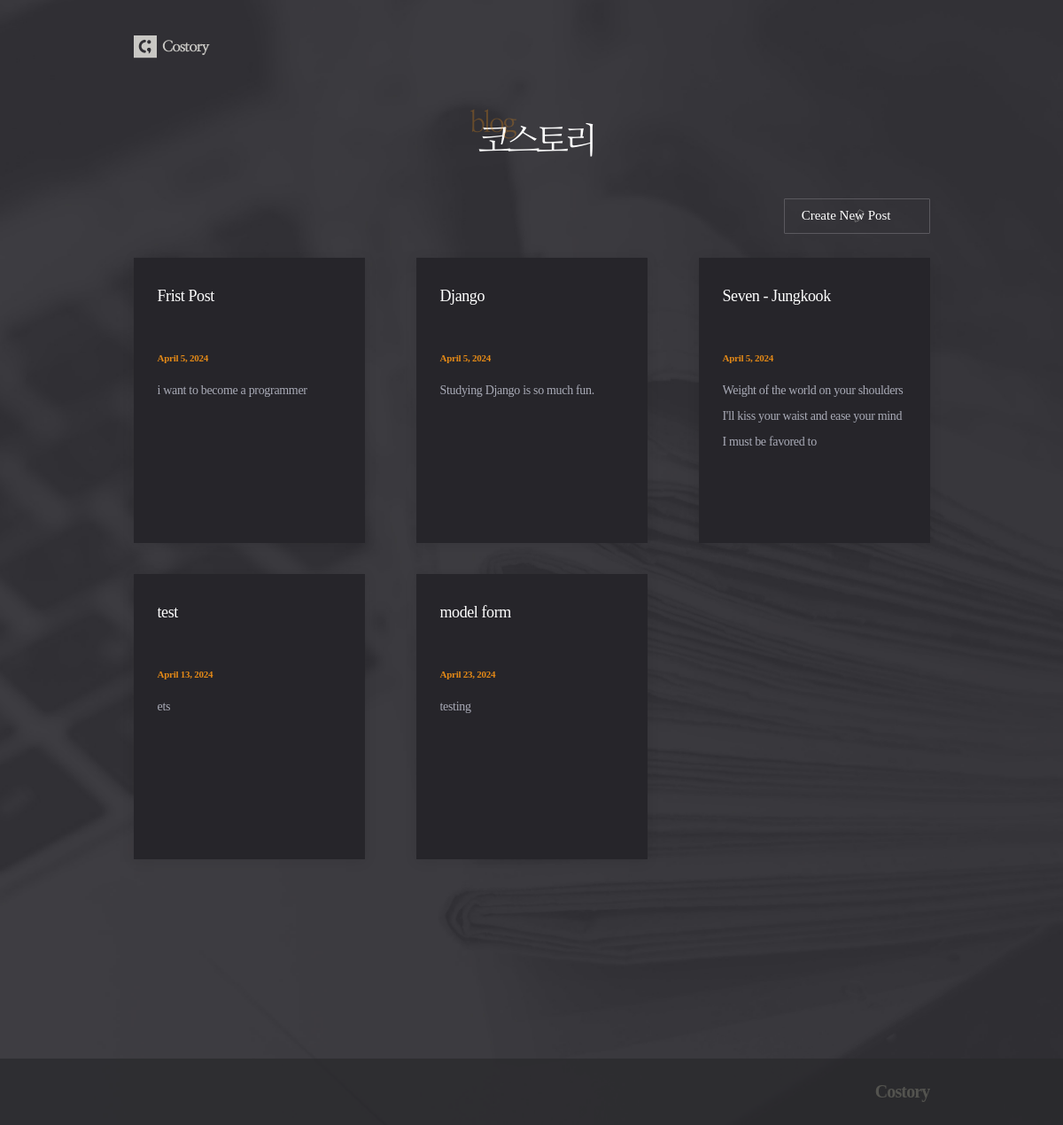
/posts/, run on an earlier commit of the app's database.
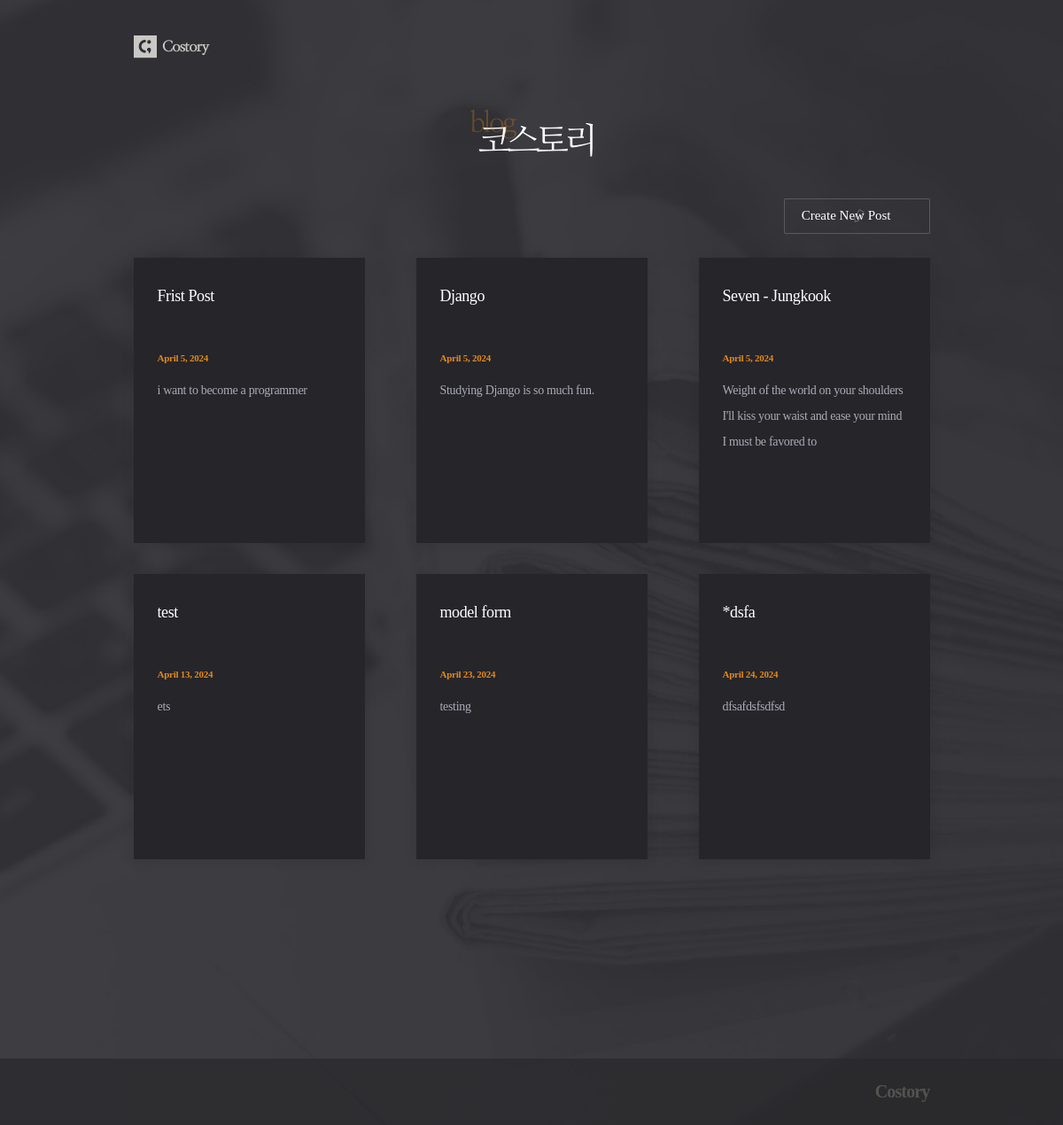
And on a later commit of the database.
### posts/models.py (models this page shows, shortened)
class Post(models.Model):
    title = models.CharField(max_length=50, unique=True, error_messages={'unique': 'This title already exists.'})
    content = models.TextField(validators=[MinLengthValidator(10, 'Please write at least 10 characters.'), validate_symbols])
    dt_created = models.DateField(verbose_name="Date Created", auto_now_add=True)
    dt_modified = models.DateField(verbose_name="Date Modified", auto_now=True)

### posts/views.py (the view)
# urls.py: path('posts/', views.post_list, name='post-list'),
def post_list(request):
    posts = Post.objects.all()
    context = {"posts" : posts}
    return render(request, 'posts/post_list.html', context)

### posts/templates/posts/post_list.html
{% extends './base.html' %}
{% load static %}
{% block css %}
    <link rel="stylesheet" href="{% static "posts/css/post_list.css" %}">
{% endblock css %}
{% block logo_text %}
    <div id="header">
        <div class="container">
            <h1><img src="{% static '/posts/images/headertxt.png' %}"></h1>
        </div>
    </div>
{% endblock logo_text %}
{% block content %}
<div class="btn_post"><a href={% url "post-create" %}>Create New Post</a></div>
    <div class="post_container">
        {% for post in posts  %}
            <div class="post"><a href="{% url "post-detail" post.id %}">
                <h2 class="title">{{post.title}}</h2>
                <p class="date">{{post.dt_created}}</p>
                <p class="text">{{post.content|slice:":100"}}</p>
            </a></div>
        {% endfor %}
    </div>
{% endblock content %}

What changed in the data, as far as the page shows it:
added Post: title "*dsfa", dt_created "April 24, 2024", content "dfsafdsfsdfsd"
